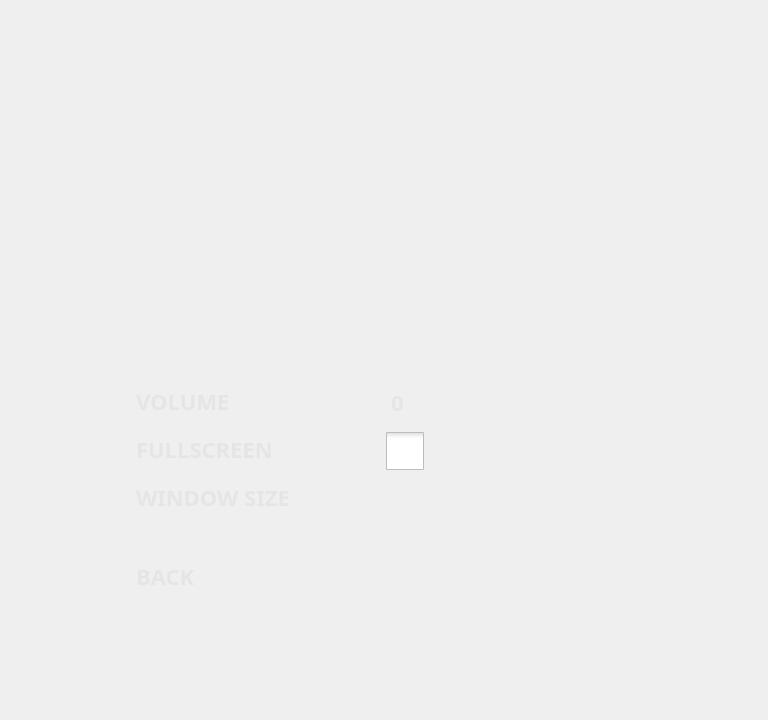
<?xml version="1.0" encoding="UTF-8"?>
<ui version="4.0">
 <class>SettingsMenu</class>
 <widget class="QWidget" name="SettingsMenu">
  <property name="geometry">
   <rect>
    <x>0</x>
    <y>0</y>
    <width>768</width>
    <height>720</height>
   </rect>
  </property>
  <property name="font">
   <font>
    <pointsize>8</pointsize>
   </font>
  </property>
  <property name="windowTitle">
   <string>Form</string>
  </property>
  <property name="styleSheet">
   <string notr="true">QComboBox {
background-color: red;
}

QLabel {
background-color: transparent;
border: none;
color: #e5e5e5;
text-align:left;
font: bold &quot;Ebrima&quot;;
font-size: 22px;
}

QLabel::disabled {
color: #5e5e5e;
}

QPushButton {
background-color: transparent;
border: none;
color: #e5e5e5;
text-align:left;
font: bold &quot;Ebrima&quot;;
font-size: 22px;

height: 40px;
min-height: 40px;
max-height: 40px;


width: 236px;
min-width: 236px;
max-width: 236px;
}

QPushButton::hover {
color: #FFE770;
font-size: 23px;
}

QPushButton::disabled {
color: #5e5e5e;
}</string>
  </property>
  <widget class="QLabel" name="Title">
   <property name="geometry">
    <rect>
     <x>50</x>
     <y>80</y>
     <width>611</width>
     <height>302</height>
    </rect>
   </property>
   <property name="styleSheet">
    <string notr="true"/>
   </property>
   <property name="text">
    <string/>
   </property>
   <property name="pixmap">
    <pixmap>:/images/menu/title</pixmap>
   </property>
   <property name="scaledContents">
    <bool>true</bool>
   </property>
  </widget>
  <widget class="QPushButton" name="BackButton">
   <property name="geometry">
    <rect>
     <x>136</x>
     <y>556</y>
     <width>236</width>
     <height>40</height>
    </rect>
   </property>
   <property name="font">
    <font>
     <family>Ebrima</family>
     <pointsize>-1</pointsize>
     <italic>false</italic>
     <bold>true</bold>
    </font>
   </property>
   <property name="text">
    <string>BACK</string>
   </property>
  </widget>
  <widget class="QComboBox" name="WindowSizeComboBox">
   <property name="geometry">
    <rect>
     <x>330</x>
     <y>480</y>
     <width>141</width>
     <height>36</height>
    </rect>
   </property>
   <property name="font">
    <font>
     <family>Ebrima</family>
     <pointsize>-1</pointsize>
     <italic>false</italic>
     <bold>true</bold>
    </font>
   </property>
   <property name="styleSheet">
    <string notr="true">QComboBox {
background-color: transparent;
color: #e5e5e5;
border: none;
font: bold &quot;Ebrima&quot;;
font-size: 22px;
padding: 1px 18px 1px 3px;
}

QComboBox:editable {
background: #e5e5e5;
}

QComboBox:!editable, QComboBox::drop-down:editable {
background: transparent;
color: #e5e5e5;
}

/* QComboBox gets the &quot;on&quot; state when the popup is open */
QComboBox:!editable:on, QComboBox::drop-down:editable:on {
background: transparent;
color: #e5e5e5;
}

QComboBox:on { /* shift the text when the popup opens */
padding-top: 3px;
padding-left: 4px;
}

QComboBox::drop-down {
background-color: transparent;
subcontrol-origin: padding;
subcontrol-position: top right;
width: 15px;

border: none;
}

QComboBox::down-arrow {
image: url(:/images/menu/combobox_arrow);
}

QComboBox::down-arrow:on { /* shift the arrow when popup is open */
top: 1px;
left: 1px;
}</string>
   </property>
   <property name="currentText">
    <string/>
   </property>
   <property name="currentIndex">
    <number>-1</number>
   </property>
   <property name="maxVisibleItems">
    <number>2</number>
   </property>
  </widget>
  <widget class="QSpinBox" name="VolumeSpinBox">
   <property name="geometry">
    <rect>
     <x>320</x>
     <y>382</y>
     <width>171</width>
     <height>40</height>
    </rect>
   </property>
   <property name="font">
    <font>
     <family>Ebrima</family>
     <pointsize>-1</pointsize>
     <italic>false</italic>
     <bold>true</bold>
    </font>
   </property>
   <property name="styleSheet">
    <string notr="true">QSpinBox {
background-color: transparent;
color: #e5e5e5;
border: none;
font: bold &quot;Ebrima&quot;;
font-size: 22px;
selection-background-color: transparent;
selection-color: #FFE770;
}

QSpinBox::up-button  {
subcontrol-origin: margin;
subcontrol-position: center right;
image: url(:/images/menu/spinbox_arrow_right);
background-color: transparent;
right: 1px;
height: 40px;
width: 40px;
}

QSpinBox::up-button:hover {
image: url(:/images/menu/spinbox_arrow_right_hover);
border-image: url(:/images/menu/spinbox_arrow_right_hover) 1;
}

QSpinBox::up-button:pressed {
/*border-image: url(:/images/spinup_pressed.png) 1;*/
}

QSpinBox::down-button  {
subcontrol-origin: margin;
subcontrol-position: center left;
image: url(:/images/menu/spinbox_arrow_left);
background-color: transparent;
left: 1px;
height: 40px;
width: 40px;
}

QSpinBox::down-button:hover {
image: url(:/images/menu/spinbox_arrow_left_hover);
border-image: url(:/images/menu/spinbox_arrow_left_hover) 1;
}

QSpinBox::down-button:pressed {
/*border-image: url(:/images/spinup_pressed.png) 1;*/
}</string>
   </property>
   <property name="frame">
    <bool>false</bool>
   </property>
   <property name="alignment">
    <set>Qt::AlignCenter</set>
   </property>
   <property name="readOnly">
    <bool>false</bool>
   </property>
   <property name="buttonSymbols">
    <enum>QAbstractSpinBox::UpDownArrows</enum>
   </property>
   <property name="maximum">
    <number>10</number>
   </property>
  </widget>
  <widget class="QLabel" name="VolumeLabel">
   <property name="geometry">
    <rect>
     <x>136</x>
     <y>382</y>
     <width>161</width>
     <height>40</height>
    </rect>
   </property>
   <property name="font">
    <font>
     <family>Ebrima</family>
     <pointsize>-1</pointsize>
     <italic>false</italic>
     <bold>true</bold>
    </font>
   </property>
   <property name="focusPolicy">
    <enum>Qt::StrongFocus</enum>
   </property>
   <property name="text">
    <string>VOLUME</string>
   </property>
  </widget>
  <widget class="QLabel" name="WindowSizeLabel">
   <property name="geometry">
    <rect>
     <x>136</x>
     <y>478</y>
     <width>161</width>
     <height>40</height>
    </rect>
   </property>
   <property name="font">
    <font>
     <family>Ebrima</family>
     <pointsize>-1</pointsize>
     <italic>false</italic>
     <bold>true</bold>
    </font>
   </property>
   <property name="focusPolicy">
    <enum>Qt::StrongFocus</enum>
   </property>
   <property name="text">
    <string>WINDOW SIZE</string>
   </property>
  </widget>
  <widget class="QLabel" name="FullscreenLabel">
   <property name="geometry">
    <rect>
     <x>136</x>
     <y>430</y>
     <width>161</width>
     <height>40</height>
    </rect>
   </property>
   <property name="font">
    <font>
     <family>Ebrima</family>
     <pointsize>-1</pointsize>
     <italic>false</italic>
     <bold>true</bold>
    </font>
   </property>
   <property name="focusPolicy">
    <enum>Qt::StrongFocus</enum>
   </property>
   <property name="text">
    <string>FULLSCREEN</string>
   </property>
  </widget>
  <widget class="QCheckBox" name="FullscreenCheckBox">
   <property name="geometry">
    <rect>
     <x>386</x>
     <y>432</y>
     <width>38</width>
     <height>38</height>
    </rect>
   </property>
   <property name="styleSheet">
    <string notr="true">QCheckBox {
spacing: 0px;
}

QCheckBox::indicator {
width: 38px;
height: 38px;
}

QCheckBox::indicator:unchecked {
image: url(:/images/menu/checkbox_unchecked);
}

QCheckBox::indicator:unchecked:hover {
image: url(:/images/menu/checkbox_unchecked_hover);
border-image: url(:/images/menu/checkbox_unchecked_hover) 1;
}

QCheckBox::indicator:unchecked:pressed {
   /* image: url(:/images/checkbox_unchecked_pressed.png);*/
}

QCheckBox::indicator:checked {
image: url(:/images/menu/checkbox_checked);
}

QCheckBox::indicator:checked:hover {
image: url(:/images/menu/checkbox_checked_hover);
border-image: url(:/images/menu/checkbox_checked_hover) 1;
}

QCheckBox::indicator:checked:pressed {
    /*image: url(:/images/checkbox_checked_pressed.png);*/
}

/*QCheckBox::indicator:indeterminate:hover {
    image: url(:/images/checkbox_indeterminate_hover.png);
}

QCheckBox::indicator:indeterminate:pressed {
    image: url(:/images/checkbox_indeterminate_pressed.png);
}*/</string>
   </property>
   <property name="text">
    <string/>
   </property>
  </widget>
 </widget>
 <tabstops>
  <tabstop>VolumeSpinBox</tabstop>
  <tabstop>FullscreenCheckBox</tabstop>
  <tabstop>WindowSizeComboBox</tabstop>
  <tabstop>BackButton</tabstop>
 </tabstops>
 <resources/>
 <connections/>
</ui>
